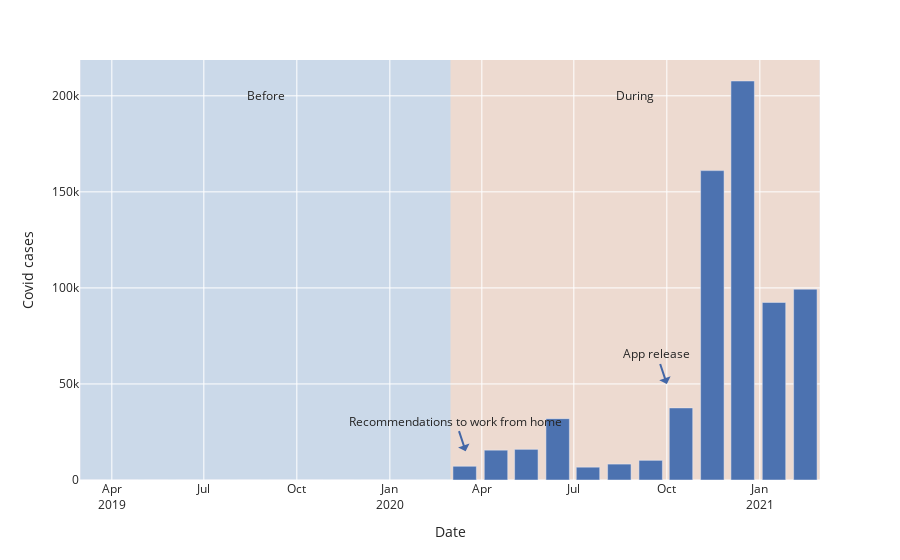

The cell this chart's notebook holds for it:
### Markdown cell above
## Users

### Code cell
# covid_cases['scaled'] = covid_cases.cases / 125
fig = px.bar(x=covid_cases['date'], y=covid_cases['cases'], labels={ 'x': 'Date', 'y': 'Covid cases' })

fig.update_xaxes(
    dtick="M3",
    tickformat="%b\n%Y")

fig.add_annotation(x=parser.parse('2020-03-16'), y=15000,
            text="Recommendations to work from home",
            showarrow=True,
            arrowhead=1)
fig.add_annotation(x=parser.parse('2020-10-01'), y=50000,
            text="App release",
            showarrow=True,
            arrowhead=1)

annotate_before_after(fig, True, 200000)

fig.update_layout(showlegend=False)
fig.show()

### Figure 1 — Plotly figure (JSON) as saved in the notebook; plotly's stock layout.template omitted (floating-point values rounded to 4 significant figures)
{"data": [{"alignmentgroup": "True", "hovertemplate": "Date=%{x}<br>Covid cases=%{y}<extra></extra>", "legendgroup": "", "marker": {"color": "rgb(76,114,176)", "pattern": {"shape": ""}}, "name": "", "offsetgroup": "", "orientation": "v", "showlegend": false, "textposition": "auto", "type": "bar", "x": ["2019-03-15T00:00:00", "2019-04-15T00:00:00", "2019-05-15T00:00:00", "2019-06-15T00:00:00", "2019-07-15T00:00:00", "2019-08-15T00:00:00", "2019-09-15T00:00:00", "2019-10-15T00:00:00", "2019-11-15T00:00:00", "2019-12-15T00:00:00", "2020-01-15T00:00:00", "2020-02-15T00:00:00", "2020-03-15T00:00:00", "2020-04-15T00:00:00", "2020-05-15T00:00:00", "2020-06-15T00:00:00", "2020-07-15T00:00:00", "2020-08-15T00:00:00", "2020-09-15T00:00:00", "2020-10-15T00:00:00", "2020-11-15T00:00:00", "2020-12-15T00:00:00", "2021-01-15T00:00:00", "2021-02-15T00:00:00"], "xaxis": "x", "y": [0, 0, 0, 0, 0, 0, 0, 0, 0, 0, 0, 14, 7159, 15527, 15961, 31951, 6673, 8285, 10233, 37527, 161065, 207718, 92437, 99336], "yaxis": "y"}], "layout": {"annotations": [{"arrowhead": 1, "showarrow": true, "text": "Recommendations to work from home", "x": "2020-03-16T00:00:00", "y": 15000}, {"arrowhead": 1, "showarrow": true, "text": "App release", "x": "2020-10-01T00:00:00", "y": 50000}, {"showarrow": false, "text": "Before", "x": "2019-08-31T00:00:00", "y": 200000}, {"showarrow": false, "text": "During", "x": "2020-08-30T12:00:00", "y": 200000}], "autosize": true, "barmode": "relative", "legend": {"tracegroupgap": 0}, "margin": {"t": 60}, "shapes": [{"fillcolor": "#1F77B4", "layer": "below", "line": {"width": 0}, "opacity": 0.15, "type": "rect", "x0": "2019-03-01T00:00:00", "x1": "2020-03-01T00:00:00", "xref": "x", "y0": 0, "y1": 1, "yref": "y domain"}, {"fillcolor": "#FF7F0E", "layer": "below", "line": {"width": 0}, "opacity": 0.15, "type": "rect", "x0": "2020-03-01T00:00:00", "x1": "2021-03-01T00:00:00", "xref": "x", "y0": 0, "y1": 1, "yref": "y domain"}], "showlegend": false, "xaxis": {"anchor": "y", "autorange": true, "domain": [0, 1], "dtick": "M3", "range": ["2019-02-28 12:00", "2021-03-01 12:00"], "tickformat": "%b\n%Y", "title": {"text": "Date"}, "type": "date"}, "yaxis": {"anchor": "x", "autorange": true, "domain": [0, 1], "range": [0, 218700.0], "title": {"text": "Covid cases"}, "type": "linear"}}}
